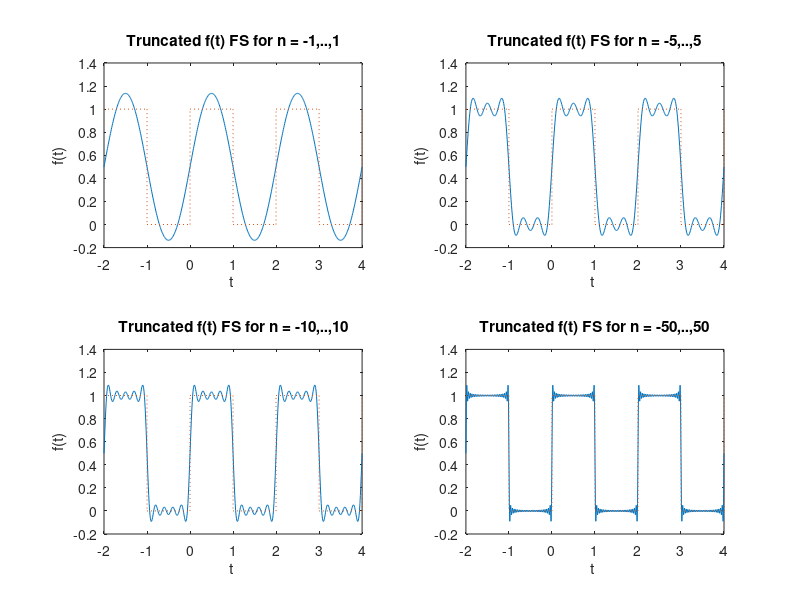
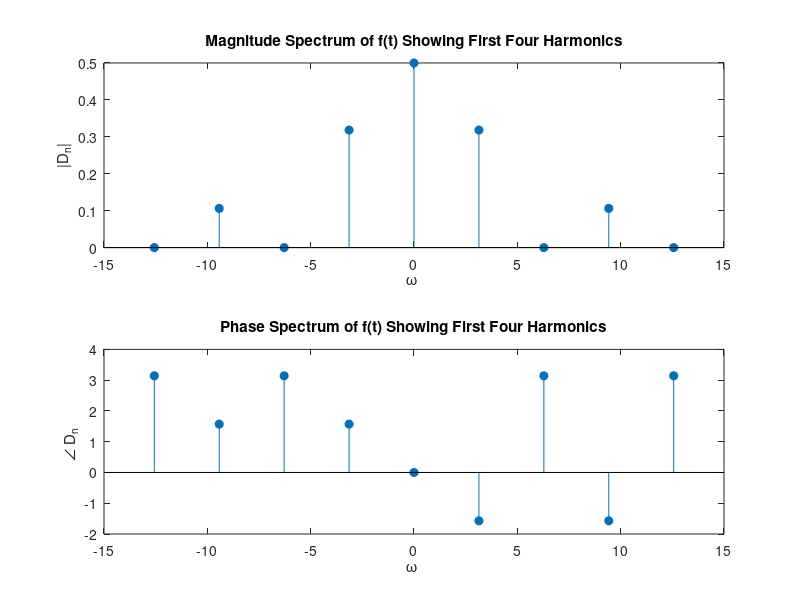

Write MATLAB code to recreate these figures, in order.
% Filename: praktikum4b.m
%
% Description: m-file to compute and plot the truncated Fourier
%              Series representation of a square wave.
% *** Plot truncatated FS for various numbers of terms. ***
clear;               	% clear matlab's memory
figure(1); clf; 		% open and clear figure 1
To = 2; wo = 2*pi/To; 	% fundamental period and frequency
D0 = 0.5;           	% signal offset
t = -2:0.01:4;       	% time over which we'll plot signal
N = [1 5 10 50]; 		% +/- values at which we'll truncate FS
for i = 1:4,           	% compute truncated FS for above N values
   f = D0*ones(size(t)); % start out with DC bias term
   for n = -N(i):-1,                        % loop over negative n
      Dn = (1 - exp(-j*n*pi))/(j*2*pi*n);   % Fourier coefficient
      f = f + real(Dn*exp(j*n*wo*t));       % add FS terms
   end;
   
   for n = 1:N(i),                          % loop over positive n
      Dn = (1 - exp(-j*n*pi))/(j*2*pi*n);   % Fourier coefficient
      f = f + real(Dn*exp(j*n*wo*t));       % add FS terms
   end;
   
subplot(2,2,i); 	% plot truncated FS representation of f(t)
plot(t,f);          % and actual signal
hold on;
plot([-2 -1 -1 0 0 1 1 2 2 3 3 4 4],[1 1 0 0 1 1 0 0 1 1 0 0 1],':');
hold off;
xlabel('t ');
ylabel('f(t)');
titlevec = ['Truncated f(t) FS for n = ' num2str(-N(i)),',..,',num2str(N(i))];
title(titlevec);  
end;
 
% *** Plot exponential magnitude and phase spectra for 1st 4 harmonics
clear;        	% clear matlab's memory
figure(2); clf;  	% open and clear figure 2
To = 2; wo = 2*pi/To;  	% fundamental period and frequency
D0 = 0.5;     		% signal offset, 0 frequency term
i = 1;               	% vector index to help store Dn and w
 
for n = -4:-1,      	% loop over negative n
   Dn(i) = (1 - exp(-j*n*pi))/(j*2*pi*n); %Compute&store fouriercoef.
   w(i) = n*wo;         	% store associated frequency
    i = i + 1;              	% increment vector index   
end;
 
Dn(i) = D0; w(i) = 0;       	% store 0 frequency terms                           
i = i + 1;                  	% increment vector index
 
for n = 1:4,               	% loop over positive n
   Dn(i) = (1 - exp(-j*n*pi))/(j*2*pi*n); %Compute&store Fourier coef.
   w(i) = n*wo;                 % store associated frequency
   i = i + 1;                   % increment vector index;
end;
   
subplot(2,1,1);                 % plot magnitude spectrum of f(t)
stem(w,abs(Dn),'filled');
xlabel('\omega ');
ylabel('|D_n|');
title('Magnitude Spectrum of f(t) Showing First Four Harmonics');
 
subplot(2,1,2);                 % plot phase spectrum of f(t)
stem(w,angle(Dn),'filled');
xlabel('\omega ');
ylabel('\angle D_n ');
title('Phase Spectrum of f(t) Showing First Four Harmonics');